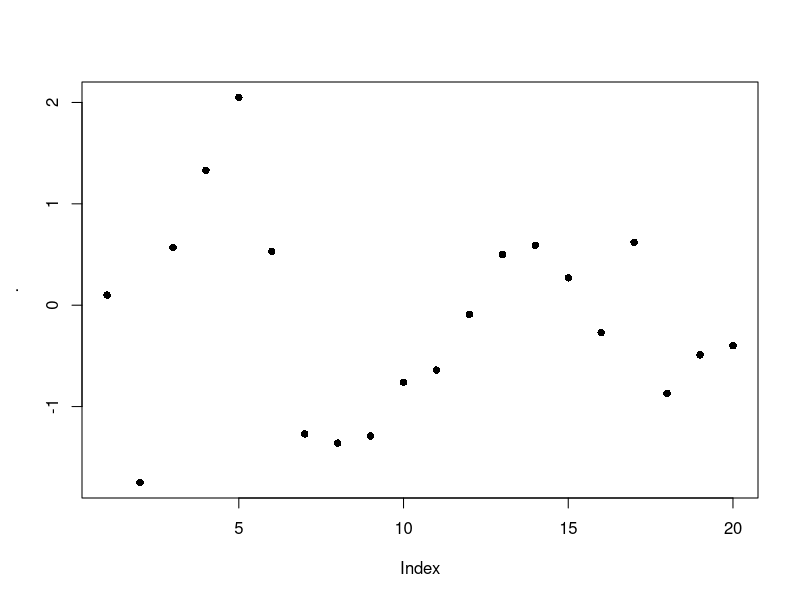
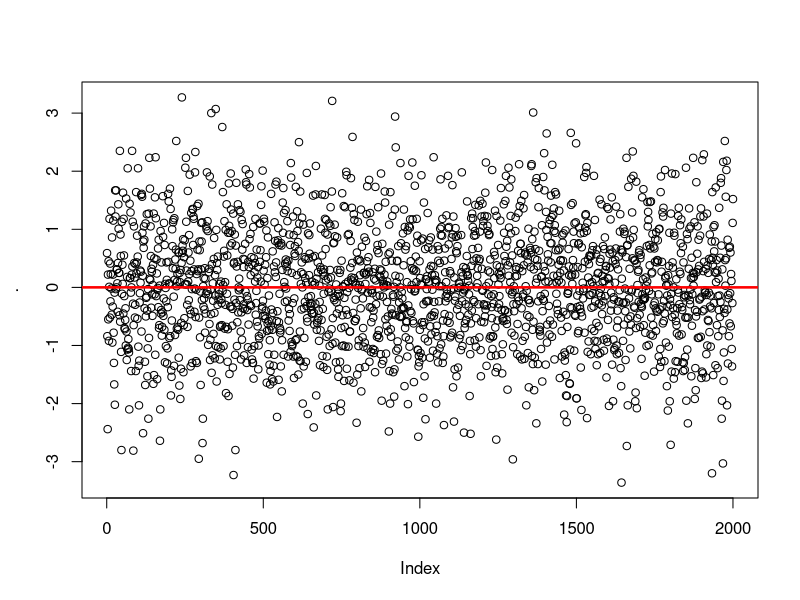

These figures' R source, in order: (Note: this script raises an error after producing the figures.)
# __________________________________________________________________
# R VOCABULARY 
# __________________________________________________________________

library("dplyr")
library("reshape2")
library("lazyeval")
library("ggplot2")
library("labeling")
library("lubridate")


# help(package="base")
# rm(list=ls())

# TODO: -------
# duplicated, charmatch, aggregate
# use regular expressions to break filenames into type of file        


# flatten a list: 
(l <- list(item1=4, item2=2, item3=c(100, 200)))  # surrounding with () calls print 
(unlist(l))
(unname(unlist(l)))  # returns numeric vector; also try: unlist(l) %>% unname  


# flattening a list of dates does weird stuff: 
datelist = as.list(c(ymd("2017-01-01"), ymd("2017-01-01")))
unlist(datelist)  # not good 
do.call("c", datelist)  # this is good 


# rep and seq: --------------------
rep(letters[1:3], times=2)  # same as rep(letters[1:3], 2)
rep(letters[1:3], each=2)
rep(letters[1:3], times=2, each=2)
rep(letters[1:3], times=2, each=2, length.out=2)
rep_len(letters[1:3], length.out=40)  # could be useful if you don't know the length of a vector, but you want to keep recycling it until total length reaches a target value. 
rep(letters[1:3], times=(1:3))
rep(letters[1:3], c(1,5,12))

seq(1,26)
seq(1,26,by=3)
seq(1,26, length.out=4)  # generates a sequence of length.out=4 equally spaced values from 1 to 16. (length.out is usually abbreviated to length or len, and seq_len is much faster.)
seq(along.with=month.abb)  # can abbreviate as e.g. seq(month.abb) or seq(letters); verbose alternative: seq(1, length(month.abb))
seq(along.with=rnorm(20))# generates sequence 1,2,3... ending with length(month.abb)
seq(c("apple", "orange", "banana"))

x<-round(rnorm(20), 2); names(x) <- seq(rnorm(20)); x %>% plot(pch=16) 
x<-round(rnorm(2000), 2); names(x) <- seq(rnorm(2000)); x %>% 
  plot(pch=1) %>% abline(h=0, lwd=2.5, col="red")


any(c(rep(FALSE, 9), TRUE))  # any TRUEs in the vector? 
any(c(2<1, 4>5, 6==7))

x <- c(4,3, NA, 1,1,23)
any(is.na(x))  # is.na(x) returns a logical of same length as x 



x<- rnorm(10)
range(x)
all(x < 2)  # x<2 returns a logical vector of same length as x; all(x<2) returns TRUE only if all values are TRUE 
all(x < 2, x > (-2))
all(1<2, 2==2, 3>2)
all(c(TRUE, TRUE, TRUE, FALSE))


4 %in% c(1,1,4,1)  # TRUE 
"s" %in% letters  # TRUE
1:4 %in% 1:10  # returns vector of same length as vector on left side of %in%
c(1:4, 12) %in% 1:10
c("g", 7) %in% letters 


match("s", letters)
match(c("a", "s", "f"), letters)
x <- c(4,3, NA, 1,1,23, NA)
match(NA, x)  # Note that match() only returns first match 


which(c(rep(FALSE, 5), TRUE, rep(FALSE, 4), TRUE))  # Takes a logical vector, returns numeric pointing to positions of TRUE values 
which(c(4==5, 2==3))
which(c(4==5, 2==3, 3==3, 4<5, 9>4))


x <- rep(1.0,10); y <- rep(0.99999999999, 10)
all.equal(target=x, current=y, tolerance = 10^-10)
all.equal(target=x, current=y, tolerance = 10^-20)


identical(2, 2.0)  # TRUE 

set.seed(1)
x <- rnorm(10)
set.seed(1)
y <- rnorm(10)
identical(x,y) # TRUE 


stopifnot(c(TRUE, TRUE))
stopifnot(c(FALSE, TRUE))  # returns an error if not all TRUE 
stopifnot(c(2<3, 4>5))


x <- airquality[, -1] # x is a regression design matrix
y <- airquality[,  1] # y is the corresponding response
stopifnot(complete.cases(y) != is.na(y))  # complete.cases returns a logical 
ok <- complete.cases(x, y)  # returns logical of same length as num rows of x and y
sum(!ok) # how many are not "ok" ? NOTE that "!" on a logical gives its inverse: !c(TRUE, FALSE) = c(FALSE, TRUE)
x <- x[ok,]
y <- y[ok]


# subsetting: -----
# 3 ways of subsetting a df for first column:
airquality[1]  # returns data frame (which is a type of list; subsetting list with [] always gives list)
airquality[[1]]  # returns the *contents* of element 1 in the df - integer atomic vector. [[]] can only return 1 thing 
airquality$Ozone  # returns integer atomic vector. Note that $ is shorthand, where x$y = x[["y", exact=FALSE ]]



cumsum(1:10)  # pseudocode: for i in 1:10, result[1] = i, result[2]=i+result[1]
cumprod(1:10)
cummin(1:10)  # along the entire length of input vector, 1 is min 
cummax(10:1)


# row and column sums, means: ---------------
x <- data.frame(x=rnorm(10)*10, y=rnorm(10)) %>% print 
colSums(x)
rowSums(x) %>% data.frame()

apply(x, 1, mean)  # means of rows 
apply(x, 2, mean)  # means of columns 


# first differencing: -----------
diff(1:10, lag = 1, differences = 1)  # diff gives differecnes between successive elements in a vector 
diff(seq(1,50, by=5), lag=1, differences=1)
(diffs1 <-diff(c(1,5,2,2,10,.5,-1,3,-4,30), lag = 1, differences = 1))
length(diffs1)

# second differencing: 
(diffs2 <-diff(c(1,5,2,2,10,.5,-1,3,-4,30), lag = 1, differences = 2))  
diffs2 == diff(diffs1, lag = 1, differences = 1)  #  setting arg differences > 1 means you recursively apply diff a specified number of times 
length(diffs2)  # note that this has one less element than diffs1

# differencing at lags (i.e. not immediately successive elements)
(diffs3 <-diff(c(1,5,2,2,10,.5,-1,3,-4,30), lag = 2, differences = 1))  
length(diffs3)


# removing duplicate rows from a df: -----------
# path.join.filter.dedup <- path.join.filter[!duplicated(path.join.filter), ]


# cut a range to get a factor: -------------------
x <- 1:100 
cut(x, breaks=seq(0,100,5), labels= paste("Level", 1:20))  # divide range of x into levels of a factor; 
# note that length of labels is 1 less than length of breaks
# also, first value of breaks is lower than min value of x 
table(cut(x, breaks=seq(0,100,5), labels= paste("Level", 1:20)))



# reorder factor levels using values in another column -------------
# first create data: 
df <- data.frame(area=letters[1:10], 
                 total=c(10,2,1,rnorm(6),20)); df

# graph looks ugly: 
ggplot(df, aes(x=area, y=total)) + geom_bar(stat="identity")

# find order of factor levels that you want: 
order(df$total)  # this gives ascending order; for descending, rev(order(df$total))

# reset factor levels: 
df <- df %>% mutate(area=factor(area, 
                          levels=area[order(df$total)])); df

str(df)  # factor levels reset

# graph again: 
ggplot(df, aes(x=area, y=total)) + geom_bar(stat="identity")  # SUCCESS!


# if there is an obvious way to order your factor levels (e.g. alphabetical), 
# you can try using ordered(): 
# create a factor with default ordering: 
ordered(rep(1:12, length=24))
ordered(c("blue", "green", "yellow"))
ordered(paste0("level_", 1:30))  # doesn't work well 

# let's try again: 
two.digits.numbers <- 
      sapply(1:30, function(x){
            x.char <- as.character(x)
            if (nchar(x.char) < 2){
                  x <- paste0("0", x)
            } else {
                  x <- x.char
            }
            return(x)
      }
      )

ordered(paste0("level_", two.digits.numbers))  # works! 

#**************************************************





#**************************************************
pmin(1:4, 0:3)  # gives "parallel" min - min of each pair of elements, where one element is from vector1, the other from v2. 

x <- sort(rnorm(100));  cH <- 1.35
quantile(x, probs = seq(0, 1, 0.25), na.rm = FALSE, names = TRUE)
# quantiles are cutpoints dividing the range of a probability distribution into contiguous intervals with equal probabilities. 
# quartiles are the three cut points that will divide a dataset into four equal-size groups
pmin(cH, quantile(x)) # no names
pmin(quantile(x), cH) # has names
plot(x=x, y=pmin(cH, pmax(-cH, x)), type = "b", main =  "Huber's function")



# & and && --------
x <- 1 
y <- 1

if (x==1 & y==1){print("yes")} else {print("no")}
if (x==1 && y==1){print("yes")} else {print("no")}
# when x and y are single element vectors, doesn't make a difference 

x <- c(1,1) 
y <- c(1,0)

if (x==1 & y==1){print("yes")} else {print("no")}
# "single &" returns warning: only first element used. Compare with: 
x==1 & y==1  # no warning, but this output can't be used in an if()
               # condition easily 

if (x==1 && y==1){print("yes")} else {print("no")}
# && evaluates left to right examining only the first element of each vector
# Hence, && is preferred in if conditions 

# compare: 
x==1 && y==1
x[2]==1 && y==1  # comparing second element of x (which is first element
                 # of x[2]) with first element of y


# merge: -------------------------------
# merging vectors (doesn't make much sense): 
x <- letters
y <- letters[3:4]
merge(x,y)  # prob not what you want: this is the cartesian product (?) of the 2 sets 


# MERGING DATA FRAMES: -----------
# if the column you're merging on has the same name in both dfs, there's no need to 
# specify by="" argument, because it is automatically interpreted that you are joining on that column 

x <- data.frame(a=letters, b.x=rnorm(26)) %>% print 
y <- data.frame(a=c(letters[3:4], "test"), d.y=rnorm(3), e.y=rep("yo", 3)) %>% print 

merge(x,y)  # inner join; 
merge(x,y, all=TRUE)  # outer join
merge(x,y, all.y=TRUE)  # right join
merge(x,y, all.x=TRUE)  # left join
merge(x,y, all.x=TRUE, all.y=TRUE)  # outer join again




# if the column you're merging on has the diff name in the 2 dfs, you need to specify the 
# by.x and by.y arguments 

x <- data.frame(a=letters, b.x=rnorm(26))
y <- data.frame(a.y=c(letters[3:4], "test"), d.y=rnorm(3), e.y=rep("yo", 3))

merge(x,y, by.x="a", by.y="a.y")  # INNER JOIN 
merge(x,y, all=TRUE, by.x="a", by.y="a.y")  # OUTER JOIN 
merge(x,y, all.y=TRUE, by.x="a", by.y="a.y")  # RIGHT JOIN
merge(x,y, all.x=TRUE, by.x="a", by.y="a.y")  # LEFT JOIN 


#... another example: -----------------
authors <- data.frame(
      surname = I(c("Tukey", "Venables", "Tierney", "Ripley", "McNeil")),
      nationality = c("US", "Australia", "US", "UK", "Australia"),
      deceased = c("yes", rep("no", 4)))
books <- data.frame(
      name = I(c("Tukey", "Venables", "Tierney",
                 "Ripley", "Ripley", "McNeil", "R Core")),
      title = c("Exploratory Data Analysis",
                "Modern Applied Statistics ...",
                "LISP-STAT",
                "Spatial Statistics", "Stochastic Simulation",
                "Interactive Data Analysis",
                "An Introduction to R"),
      other.author = c(NA, "Ripley", NA, NA, NA, NA,
                       "Venables & Smith"))

(m1 <- merge(authors, books, by.x = "surname", by.y = "name"))
(m2 <- merge(books, authors, by.x = "name", by.y = "surname"))


#... merging on dates: --------------
admits <- data.frame(dates = as.Date(c("2017-01-12", "2017-01-15")), 
                     num_cases = c(450,12))
census <- data.frame(dates = as.Date(c("2017-01-12", "2017-01-31")), 
                     num_pts = c(14030, 9912))
date_string <- data.frame(dates = seq(as.Date("2017-01-01"), as.Date("2017-01-31"), by="1 days")) 

# column to match on has same name in all 3 dfs, so no need to specify "by=" argument 
finaldf <- merge(date_string, admits, all.x=TRUE) %>% 
                  merge(census, all.x=TRUE) %>% print 

# if appropriate, replace NAs with zeroes: 
finaldf <- mutate(finaldf, 
                  num_cases=sapply(num_cases, function(x) if(is.na(x)==TRUE){0} else {x}), 
                  num_pts=sapply(num_pts, function(x) if(is.na(x)==TRUE){0} else {x})
                  ) %>% print 

finaldf.m <- melt(mutate(finaldf, dates=as.character(dates))) %>% print 
dcast(finaldf.m, dates ~ variable)  # reverses the melting operation 
dcast(finaldf.m, variable ~ dates)  # reverse rows and columns 

# ... merging with dplyr::right_join: --------
# path.join.phn <- right_join(path, path.waitlist.data,
#                             by =c("mrn" = "mrn.w", 
#                                   "ad.date.adtc" = "ad.date"))


# sort and order: ------------------
x <- c(1,1,3,-1,0,19,1,9,7,32)
sort(x)
sort(x, decreasing=TRUE)
rev(x)  # just reverses arguments 

order(x)  # returns an ordered numeric vector: order(x)[1] returns the position in x where the smallest element in x is found 
x[order(x)]  # arranges x in ascending order 


# Run-length encoding (RLE) is a very simple form of lossless data compression in which runs of data (that is, sequences in which the same data value occurs in many consecutive data elements) are stored as a single data value and count, rather than as the original run
x <- rev(rep(6:10, 1:5))
rle(x)
class(rle(x))  # type of list
rle(x)[1]
unname(unlist(rle(x)[1]))

z <- c(TRUE, TRUE, FALSE, FALSE, TRUE, FALSE, TRUE, TRUE, TRUE)
rle(z)
rle(as.character(z))

x <- c(rep("a", 4), "c", rep("g", 10))
unique(x)

# TABLE ----------------------------------------------
df <- data.frame(a=sample(100,10), 
                 b=sample(2000, 10))
table(df)  # you can call table() on purely numeric data, but it's kinda useless 
table(df$a)  # still useless 

df$c= sapply(1:10, function(x) sample(c("Group1", "Group2"), 1, replace=TRUE))
df

table(df)  # still pretty useless 
table(select(df, a,c))   # possibly useful: this converts the data from "long" to "wide" format; compare with > select(df[order(df$a), ], a,c)
table(select(df, b,c))  # possibly useful 
table(df$c)  # probably the best use of table() for this data 


# Simple frequency distribution:
table(rpois(100, 5))  # n=100, lambda=5
table(state.division, state.region)

with(airquality,
     table(OzHi = Ozone > 80, Month, useNA = "ifany"))  # with() seems to be a 
# precursor to the pipe operator (%>%)


# copy table from R to Excel: ---------------------
df <- data.frame(a=rnorm(20), b= sample(c(TRUE, FALSE), 20, replace=TRUE)) # %>% print
write.table(df, file="clipboard", sep="\t", row.names=FALSE)  # now paste in Excel 

# copy via clipboard from excel to R: 
#select column in excel %>%
x <- readClipboard()


# ifelse() : ------------------------------------
x <- c(6:-4)
sqrt(x)  #- gives warning
sqrt(ifelse(x >= 0, x, NA))  # no warning

## Note: the following also gives the warning !
ifelse(x >= 0, sqrt(x), NA)

l <- sample(c("a", "b", "c"), 1)
ifelse(l >= "b", "high", "low")


# DATES --------------------------------------------
# ...create strings of dates ----
seq(ISOdate(2017,1,1), ISOdate(2017,1,31), by="day") %>% substr(1,11)  # Jan to Feb 

seq(ISOdate(2017,1,1), ISOdate(2017,1,31), by="7 day") %>% 
  substr(1,11)  # only week start dates 

seq(ISOdate(2017,2,1), ISOdate(2017,1,1), by="-1 day") %>% substr(1,11)  # Feb to Jan 

# Note: ISOdate() is a wrapper for strptime()


# Alternatively, you can use as.Date: 
seq(as.Date("2017-01-01"), as.Date("2017-04-05"), by="1 day")

dates <- seq(as.Date("2017-01-01"), as.Date("2017-04-05"), by="7 day")  # only first day of weeks 
date_and_wkday <- data.frame(dates = dates, 
                             days = weekdays(dates)) %>% print 




# ...identify fiscal year from date : -------------------
x <- data.frame(date = c("2013-01-01", "2013-06-06", "2015-02-28", "2015-09-04"), 
                m=rep(NA,2), 
                y=rep(NA,2), 
                fyear = rep(NA,2)); x

for(i in 1:nrow(x)){
      x$m[i] <- substr(x$date[i], 6,7) %>% as.numeric
      x$y[i] <- substr(x$date[i], 1,4) %>% as.numeric
      if(m[i] %in% 4:12){
            x$fyear[i] <- x$y[i]+1
      } else {
            x$fyear[i] <- x$y[i]
      }
}
print(x)

# without extra columns for date and year: 
x <- data.frame(date = c("2013-01-01", "2013-06-06", "2015-02-28", "2015-09-04"), 
                fyear = rep(NA,2)
                ); x

for(i in 1:nrow(x)){
      m <- substr(x$date[i], 6,7) %>% as.numeric
      y <- substr(x$date[i], 1,4) %>% as.numeric
      if(m %in% 4:12){
            x$fyear[i] <- y+1
      } else {
            x$fyear[i] <- y
      }
}
print(x)



# using lubridate package: ----------------------------------------
dates <- c("2017-01-01", "2017-02-01", "2017-08-21")

class(dates)  # "character"


ymd(dates) # %>% class  # "Date"
# this function takes a char and converts to date, using the ymd format to 
# do the conversion. It DOESN'T *cast* to ymd format 

mdy(dates)  # doesn't work 
dates2 <- c('12-31-2017'); class(dates2)
mdy(dates2); class(mdy(dates2))

# convert to time in format hh:mm
timechar <- "12:30"
time <- strptime(timechar, format="%R"); time2
time <- strptime(timechar, format="%I"); time2


# convert ymd to mdy: 
ymd(dates) %>% format('%m%d%Y')

# arithmetic with dates and times: 



# SET OPERATIONS ---------------------------------------------

setA<-c("a", "b", "c", "d", "e")
setB<-c("d", "e", "f", "g")

union(setA,setB)
intersect(setA,setB)
setdiff(setA,setB)  # Note, however, that the difference between two sets is order-dependent. It is the material that is in the first named set, that is not in the second named set. 
setequal(c(setdiff(setA,setB),intersect(setA,setB),setdiff(setB,setA)), 
         union(setA,setB))


# SAMPLE() --------------------------------------------------
sample(10)  # gives permutation of all elements; same as sample(1:10)
sample(10, 1) 
(x <- sample(10, replace=TRUE)); setdiff(1:10, x)
sample(letters, 3)

sample(c("a", "b"),1, prob=c(.9, .1))  # The optional prob argument can be used to give a vector of weights for obtaining the elements of the vector being sampled. They need not sum to one, but they should be non-negative and not all zero.

# create a discrete distribution with specified probabilities:
v <- vector()
for(i in 1:1000){
  v[i] <- sample(c(TRUE, FALSE, "error"), 1, prob=c(.90, .09, .01))
}

table(v) %>% barplot  # plotting with base R 

# plotting with ggplot: 
dat <- as.data.frame(table(v)) %>% melt %>% select(1,3)
ggplot(dat, aes(x=v, y=value)) + 
  geom_bar(stat="identity") + 
  geom_hline(yintercept=0, size=1)



# COMBINATIONS --------------------------------------------------
choose(3,2)  # number of combinations of 2 elements that can be chosen from a set of 3 elements 
choose(10,1); choose(10,2); choose(30,2)

# counting num permutations: 
n <- 10
k <- 5 
choose(n,k)*factorial(k)

par(mfrow=c(2,1))
# graph of num combinations 
sapply(1:10, function(x) choose(10, x)) %>% 
  plot(type='l', main="num permutations, combinations of x objects from a total of 10 objects", 
       xlab = "x", 
       ylab = "num combinations")

# graph of num permutations 
sapply(1:10, function(x) choose(10, x)*factorial(x)) %>% 
  plot(type='l', 
       xlab = "x", 
       ylab = "num permutations")
par(mfrow=c(1,1))


# sample with/without replacement: -----------
sample(10)  # same as sample(1:10); default is replace=FALSE 
sample(10,2)
sample(10,100, replace=TRUE) 
sample(c("hi", "bye"), 30, replace=TRUE)

# simulate 100 rolls of a die: 
sample(6, 100, replace=TRUE) %>% mean
sample(6, 100, replace=TRUE) %>% mean


# find all files in a folder and all subfolders: ---------
setwd("\\\\vch.ca/departments/Projects (Dept VC)/Patient Flow Project/Coastal HSDA/2017 Requests/2017.10.10 LGH redevelopment - patient flow between old and new buildings")
list.files()
list.files(recursive = TRUE)
writeClipboard(list.files(recursive = TRUE))  # paste in notepad

files.df <- data.frame(file=as.character(list.files(recursive = TRUE)))
files.df <- mutate(files.df, 
                   file=as.character(file), # for some reason as.character 
                                              # didn't work above  
                   type=sapply(file, 
                               function(x){
                                     splitname <- strsplit(x, split="\\.") %>% 
                                                unlist %>% unname 
                                     l <- length(splitname)
                                     return(splitname[l])
                               }
                   ))

# examine structure: 
str(files.df)
head(files.df, 10); tail(files.df, 10)  

# get only R files: 
r.files <- filter(files.df, 
                  type=="R") %>% print


# FILL CONTAINER WITH LOOP: ----------------------
# create an empty container and fill it using a loop. We require that any type and any number of objects can be placed in the container, regardless of whether they are numeric or character or logical: 
container <- vector(mode="list")
# container <- list()  # this also seems to work? 

for(i in 1:10){
  x <- rnorm(1)
  print(paste("x=", x))
  if (x < 0.01){
    container[i] <- list(1:10)    
  } else if (x < 0.8) {
    container[i] <- list(rnorm(i))
  } else {
    container[i] <- list(rep("test", i))
  }
}

str(container)
summary(container)



# BUILD A DATAFRAME WITH A LOOP: --------------
# set up empty list: 
datalist = list()

for (i in 1:5) {
      # ... make some data
      dat <- data.frame(x = rnorm(10), y = runif(10))
      dat$i <- i  # maybe you want to keep track of which iteration produced it?
      datalist[[i]] <- dat # add it to your list; NOTE THAT WE USE [[]] !!!!
}

datalist  # each element of hte list is a dataframe 
# compare datalist[1] with datalist[[1]]; first is a list, second is contents 
      # within that list 

# join elements of list into a single df with do.call()
big_data = do.call(rbind, datalist) %>% print 

# alternative without using do.call: 
df1 <- datalist[[1]]
for(i in 2:5) {df1 <- rbind(df1, datalist[[i]])}
df1

identical(big_data, df1)  # TRUE 

# LAPPLY AND FRIENDS: -------------------------------
x <- list(a = 1:10, beta = exp(-3:3), logic = c(TRUE,FALSE,FALSE,TRUE)) %>% print 

# > lapply: -------------
# compute the list mean for each list element
lapply(x, mean)
# median and quartiles for each list element
lapply(x, quantile, probs = 1:3/4)
# Format for lapply is lapply(X, FUN, ...). Note that "probs=1:3/4" is being passed to "..." above, and is "passed to" the function quantile(). 

# > sapply and vapply ------
sapply(x, quantile)
i39 <- sapply(3:9, seq) # list of vectors
sapply(i39, fivenum)  # five number summary as a vector 
vapply(i39, fivenum)
vapply(i39, fivenum,
       c(Min. = 0, "1st Qu." = 0, Median = 0, "3rd Qu." = 0, Max. = 0))  
#^^ 3rd arg is FUN.VALUE: a vector template for the return value from FUN
# vapply is very similar to sapply, but with predefined format for output 




# > using apply to find row/column means -------
apply(x, 1, mean)  # means of rows 
apply(x, 2, mean)  # means of columns 

# > mapply: --------------
# mapply is a multivariate version of sapply
mapply(rep, x = 4:1, times=4:1)
# each iteration, rep takes 2 args one from the first arg from mapply, one 
#     from the second 

mapply(rep, times = 1:4, MoreArgs = list(x = 42))
# MoreArgs is used to pass arguments that are NOT "vectorized over"...? 
mapply(rep, times = 1:4, x=list(x = 42))  # what's the difference? 

mapply(function(x, y) seq_len(x) + y,  # define function to be applied 
       c(a =  1, b = 2, c = 3),  # names from first
       c(A = 10, B = 0, C = -10))
# pseudocode: create sequence of length a=1, then add A=10 to EACH element; 
#             create sequence of length b=2, then add B=0 

rnorms <- data.frame(n=rep(100,2), 
                     mean=c(4,50), 
                     var=c(.5, 3)) %>% print 
mapply(rnorm,
       n=rnorms$n, 
       mean=rnorms$mean, 
       sd=sqrt(rnorms$var)) %>% as.data.frame 

# **********************************
(v <- structure(10*(5:8), names = LETTERS[1:4], 
                types=c("red", "yellow", "blue", "green")))
# structure() returns the given object with further attributes that you can 
# set 

# not entirely sure what's happening here: 
f2 <- function(x, y) outer(rep(x, length.out = 3), y)
(a2 <- sapply(v, f2, y = 2*(1:5), simplify = "array"))
a.2 <- vapply(v, f2, outer(1:3, 1:5), y = 2*(1:5))
stopifnot(dim(a2) == c(3,5,4), all.equal(a2, a.2),
          identical(dimnames(a2), list(NULL,NULL,LETTERS[1:4])))

# ...sampling distribution of sample mean of exp r.v.: ----
replicate(10000, mean(rexp(10))) %>% hist

# using ggplot: 
df <- replicate(10000, mean(rexp(10))) %>% as.data.frame  
colnames(df) <- "value"

# set a theme variable that can be used for graphs later: 
mytheme <- theme(axis.text.x=element_text(size = 16),
                 axis.text.y=element_text(size=14),
                 
                 axis.title.x=element_text(size=20), 
                 axis.title.y=element_text(size=18), 
                 
                 strip.text.x=element_text(size=18), 
                 
                 panel.background = element_rect(fill = NA))

# without setting theme: 
p1 <- ggplot(df, aes(x=value)) + 
  geom_histogram(aes(y=..count..)) + # not really necessary to specify 
  # aes(y=..count..), but good to be explicit. You can just give 
  # "+ geom_histogram() +"  ...
  scale_x_continuous(limits=c(0,3), 
                     labels=seq(0,3, .25), 
                     breaks=seq(0,3, .25), 
                     expand = c(0,0)) +  # used to remove space between 
                                         # axis and labels  
      scale_y_continuous(expand = c(0,0)) + 
      
      geom_hline(yintercept=0, size=1) + 
      geom_vline(xintercept = 0, size=1);p1

# with theme: 
p1 + mytheme

# add density: 
(p2 <- p1 + geom_density(aes(y=..density..*900), size=1, colour="blue", alpha=.8))

p3 <- ggplot(df, aes(x=value)) + 
  geom_density(aes(y=..density../sum(..density..))); p3 
#   geom_histogram(aes(y=..density../sum(..density..)), fill=NA, colour="black")


# summary(p1); summary(p2)


# ... use lapply to create multiple distribution curves: -----

# create input vector: 
input=seq(-4,4, length=1000)

# define dist function family: X~N(0, 1/n): 
fx <- function(n, input_vector){
      dnorm(input_vector, mean=0, sd=(1/sqrt(n)))  # change to pnorm() to get CDFs 
}

# create data frame with x and f(x) values for different values of n: 
normal_curves <- lapply(seq(1:20), fx, input_vector=input) %>% 
      # "input_vector=x" => specify that second arg of fx always 
      # takes value x
      as.data.frame

colnames(normal_curves) <- paste0("n", 1:20)
normal_curves <- mutate(normal_curves,
                        x=input) %>%  # x is input vector
                  select(21,1:20)

str(normal_curves)

# putting data in long form to allow facetting by value of n: 
normal_curves_long <- melt(normal_curves, id.vars = "x")
str(normal_curves_long)

p1 <- ggplot(normal_curves_long, aes(x=x, y=value, group=variable)) + 
      geom_line() + 
      geom_text(data=filter(normal_curves_long,
                            x>=1 & x<=1.01),  # filtering to get single point from each                                                  curve 
                aes(label=variable), 
                col="red") ; p1 

# splitting data frames with split( ) :  --------------------------
split(mtcars, mtcars$cyl)

# example from split( ) help: 
require(stats); require(graphics)
n <- 10; nn <- 100
g <- factor(round(n * runif(n * nn)))  # 1000 integer values between 0:10  
x <- rnorm(n * nn) + sqrt(as.numeric(g))  # 1000 random values 
xg <- split(x, g)  %>% print  # note that each vector is of a different length 
boxplot(xg, col = "lavender")  # when g is large, sqrt(g) is large, so x values 
      # are higher 

sapply(xg, length)  # how many values in each group? lapply() %>% unlist( )
      # also works: 
# lapply(xg, length) %>% unlist
sapply(xg, mean)  # mean x value by level of g
# lapply(xg, mean) %>% unlist 


### Calculate 'z-scores' by group (standardize to mean zero, variance one)
z <- unsplit(lapply(split(x, g), scale), g)

# same thing, using pipes: 
z <- split(x,g) %>%  # split by levels of g 
      lapply(scale) %>%  # apply function scale() to each component 
      unsplit(g)   # combine back into a vector
plot(z)


# and check that the within-group std dev is indeed one:  
tapply(z, g, sd)  
# Interpretation: tapply takes 2 vectors, *splits* the first according to levels of 
# the second (thus creating a "ragged array"), then it *applies* a function to 
# each component, then it *combines* the results back into a vector.


# scale(x, center = TRUE, scale = TRUE): -----------
# If center is TRUE then centering is done by subtracting the column 
# means (omitting NAs) of x from their corresponding columns, and if 
# center is FALSE, no centering is done. 
# You can also supply a numeric vector of same length as num cols of x 
# to specify a particular value to subtract from each column entry. 
# 
# If scale is TRUE then scaling is done by dividing the (centered) 
# columns of x by their standard deviations if center is TRUE, and 
# the root mean square otherwise.


# Pattern Matching and Replacement -------------------------------
# grep(value = FALSE) returns a vector of the indices of the elements of x that yielded a match (or not, for invert = TRUE. This will be an integer vector unless the input is a long vector, when it will be a double vector.                                                                                            

# grep(value = TRUE) returns a character vector containing the selected elements of x (after coercion, preserving names but no other attributes).

# grepl returns a logical vector (match or not for each element of x).

grep("[a-z]", letters)
grep("May", month.abb, invert=TRUE)  # find months that are NOT "May"
grep("wed", tolower(c("Monday", "Tuesday", "Wednesday")))
grep(c("wed", "mon"), tolower(c("Monday", "Tuesday", "Wednesday")))  # In grep(c("wed", "mon"), tolower(c("Monday", "Tuesday", "Wednesday"))):argument 'pattern' has length > 1 and only the first element will be used

charmatch(c("mon", "wed"), tolower(c("Monday", "Tuesday", "Wednesday", "Monday")))
# note that charmatch can take more than one element in its first argument. However, its rules for return values are a bit strange: 
      # if unique exact match OR (unique partial match and no exact match) -> 
            # match index returned
      # if multiple exact OR multiple partial -> 0 returned 
      # if no match, then nomatch argument value returned 
      # Thus, charmatch can be useful in seeing whether a value can be used 
            # as a unique identifier?? 

grep("o", letters)  # 15
grep("o", "food")  # 1
grep("o", c("food", "wood"))  # 1,2 
grep("o", c("food", "wood"), value=TRUE)
grepl("o", c("food", "wood"))

# note that "food" is a single element, which does contain an "o", so we get 1 returned. The 2 "o"s in food are not counted seperately. To do that, try: 

countOs <- function(x){
  require("dplyr", lib="H:/R packages")
  
  x.split <- strsplit(x, split=NULL) %>% unlist 
  
  returnOs <- function(x1){
    x2 <- tolower(x1)
    if(x2=="o"){1}
    else{0}
  }
  
  sapply(x.split, returnOs) %>% sum
}

# test function: 
test_countOs <- function(){
  sapply(list("hi", "hO", "OOoo", "yo", "only one", "frib", "N00", "123"),
         countOs)
}
test_countOs()

# apply the function: 
countOs("food")  # 2
countOs("Markov chains were introduced by Andrei Andreevich Markov (1856-1922) and were named in his honor.")  # 5 

# note how the function "countOs" promotes modularity and abstraction in the code: it is completely self-contained, so it doesn't need to refer to a function or object defined anywhere else, so you can use it in any environment. Just give it the input it expects and it will give you the output you expect. This is how you keep code from getting ridiculously complicated and interconnected. 

gsub("g", "Goose", letters)
gsub("g", NA, letters)

strings <- c("foo", "foo", "bar", "foo", "qux")
sub("foo", "yib", strings) 
gsub("foo", "yib", strings) 
# what's the difference between sub and gsub? 

# FUNCTIONS ------------------------------------------

# Use of "...": --------------------------------------
f <- function(...){
  list(...)
}
# f takes a variable number of arguments (i.e. user can put in anything they like there), then just lists what those arguments were. 


# TEST CASES: 
# function call: 
f(x=2, l=TRUE)

# Another function: 
f2 <- function(x,y, ...){
  print(x/y)
  otherArgs <- list(...)
  print(otherArgs)
  if (length(list(...)) > 0){
      if (any(unlist(list(...)))){
          print("At least one TRUE in otherArgs")
      } else {
          print("No TRUEs in otherArgs")
      }
  } else {
      print("No TRUEs in otherArgs")
  } 
}

# function call:
f2(1,5,TRUE, FALSE)
f2(1,5)
f2(1,5,FALSE, FALSE)

# Using ... in a useful way: ----------------------------------

# write a function that drops extreme values, then returns quantiles:
# in general, this approach could be useful because you can build in several steps into a single function (step1: drop extreme values, step2: calculate quantiles). However, you need a way to pass in arguments that will be used in later steps. That's what "..." is for. 

x <- rnorm(50)

f3 <- function(x){
  x2 <- sort(x)
  lower.limit <- quantile(x2, prob=.1)
  upper.limit <- quantile(x2, prob=.9)
  x3 <- x2[x2>lower.limit & x2<upper.limit]
  quantile(x3)
}

f3(x)  # compare with quantile(x)
f3(x, probs=c(.25, .5, .75))  
# Error in f3(x, probs = c(0.25, 0.5, 0.75)): unused argument (probs = c(0.25, 0.5, 0.75))

# To prevent the error, we need to rewrite f3 to allow it to take extra arguments: 

f4 <- function(x, ...){
  x2 <- sort(x)
  lower.limit <- quantile(x2, prob=.1)
  upper.limit <- quantile(x2, prob=.9)
  x3 <- x2[x2>lower.limit & x2<upper.limit]
  otherargs <- list(...)
  
  if(!is.null(otherargs)){
#     print(otherargs)  # note that this is just printed, not returned by the function
  }
  
  if(!is.null(otherargs$probs)){
#     print(quantile(x3, probs=otherargs$probs))
    quantile(x3, probs=otherargs$probs) %>% unlist
  } else {
#     print(quantile(x3))
#     print("default probs used")
    quantile(x3) %>% unlist
  }
}

# FUNCTION CALLS: 
f4(x)  # compare with quantile(x)
f4(x, probs=c(.08, .35, .57, .75, .99))  # compare with quantile(x, probs=c(.08, .35, .57, .75, .99))
f4(x, probs=c(.08, .35, .57, .75, .99), na.rm=TRUE)

# note what we can do with function f4: 
vectors <- vector(mode="list")
for(i in 1:10000){
  vectors[i] <- list(rnorm(500))
}

result <- lapply(vectors, f4, probs=c(.08, .35, .57, .75, .99), arg=NULL) %>%
  as.data.frame
names(result) <- paste0("sample_", 1:length(vectors))
str(result)
summary(result)
# result

result.long <-  melt(result) %>% 
  mutate(probs=as.factor(rep(c(.08, .35, .57, .75, .99), length(vectors)))) %>% 
  select(variable, probs, value)
str(result.long)
head(result.long, 100)

# quick analysis: 
boxplot(result.long$value)
filter(result.long, probs==.08) %>% select(value) %>% boxplot 
plot(value~probs, data=result.long)

# using ggplot: 
p1 <- ggplot(result.long, aes(x=probs, y=value)) + 
  geom_boxplot()  
#   facet_wrap(~probs, ncol=2)
p1


p08 <- filter(result.long, probs==.08) %>% select(value) %>% unlist
p57 <- filter(result.long, probs==.57) %>% select(value) %>% unlist

plot(p57~p08)

# ...rationale-----------------------------------------------------------
# without f4, how would you do this? First loop over vectors to remove extremes, then loop over the result to calculate quantiles. Okay, but what if there were e.g. 10 intermediate steps requiring a different function for each? It would be very inelegant to have to write 10 loops and keep passing the result from one to the next. 

# Instead, we can put all the intermediate functions inside f4, and pass their arguments to them through f4!!! 




# RESHAPE PACKAGE:  ---------------------------------------------
# Melting: going from wide to long 
head(airquality)
aql <- melt(airquality) # [a]ir [q]uality [l]ong format; no ID vars
head(aql)
aql[c(1:5, 154:158, 307:311), ]  

# using Month and Day as ID vars: 
aql <- melt(airquality, id.vars = c("Month", "Day"), 
            variable.name = "climate_variable", 
            value.name = "climate_value")
head(aql)  # note that long data is grouped by measured variable name, and that id vars repeat after all data on one single measured variable name: e.g. month=5, day=1 will appear next to "Ozone" var, then again next to "Solar.R". This is how rows/tuples for particular (Ozone, Solar.R, etc.) values are recorded; otherwise there would be no way to know which values were associated with others. 

# only id vars get column names named after them. All other vars are in the "variable" column, which we've renamed to "climate_variable"
summary(aql)
aql[c(1:5, 154:158, 307:311, 460:464), ]


# In reshape2 there are multiple cast functions. Since you will most commonly work with data.frame objects, we'll explore the dcast function.

# Casting: going from long to wide: 
aql <- melt(airquality, id.vars = c("Month", "Day"))
aqw <- dcast(aql, Month + Day ~ variable)  # Month & Day remain as columns (with duplicates removed), while the distinct names in variable "swing out" to create new column names. The arguments on the left refer to the ID variables and the arguments on the right refer to names the measured variables. Everything not in the equation is assumed to be a column of values. 
head(aqw)


dcast(aql, Month ~ variable + Day)  # wide format with each day a column: e.g Month=5, var="Ozone" and Day=1 gets 1 column; Month=5, var="Ozone" and Day=2 gets another, etc. 
# "Month ~ variable + Day" ==> LHS args specify how many rows in output; RHS args specify how many columns 
dcast(aql, Month ~ variable)  # "Aggregation function missing: defaulting to length". E.g. for month=5 and column=Ozone, there are now 31 values; we can't display 31 values in a cell, so we default to aggregating by counting 


dcast(aql, Month ~ variable, fun.aggregate = mean, 
      na.rm = TRUE)  # Averages by month
dcast(aql, Day ~ variable, fun.aggregate = mean, 
      na.rm = TRUE)  # Averages by day of month, across months. 


# NOTE: the above could have been done with dplyr::group_by() and summarize(): 
# however, this is more tedious because every var has to be named
# group_by(airquality, Month) %>% summarize(mean(Ozone, na.rm=TRUE), 
#                                           mean(Solar.R, na.rm=TRUE),
#                                           mean(Wind, na.rm=TRUE),
#                                           mean(Temp, na.rm=TRUE)) %>% 
#                                     as.data.frame 




## ...another example: means by day of week----------------------
days.of.week <- weekdays(Sys.Date()+0:6)  # list of days in the week 

data <- data.frame(var1=rnorm(7000, mean=50,sd=4), 
                   var2=rpois(7000, lambda=3), 
                   day=rep(days.of.week, 1000))
head(data, 50)

# MELT: 
longdata <- melt(data)
# head(longdata)
# longdata[c(1:8, 7001:7008), ]  # note that long data is grouped by measured variable name, and that id vars repeat after all data on one single measured variable name 

# CAST: 
# avg.by.day <- dcast(longdata, day ~ variable)  # Aggregation function missing: defaulting to length
avg.by.day <- dcast(longdata, day ~ variable, 
                    fun.aggregate=mean, 
                    na.rm=TRUE)
avg.by.day

# ...playing with the example ---------------------------------------------
# let's see if means of var1 differ across days 
anova.model1 <- lm(value~day, data=filter(longdata, variable=="var1"))
summary(anova.model)  # compare with "avg.by.day" Note that avg.by.day is easier to read. 

p1 <- ggplot(avg.by.day, aes(x=day, y=var1)) + 
  geom_bar(stat="identity")  
#   scale_y_continuous(limits=c(49.7, 50.1))  # not sure why the bars disappear when I do this 
p1

(p1zoom <- p1 + coord_cartesian(ylim=c(49.88, 50.1)))  # Setting limits on the coordinate system will zoom the plot (like you're looking at it with a magnifying glass), and will not change the underlying data like setting limits on a scale will.



# DPLYR PACKAGE: -------------------------------------

# group_by( ): --------------
# converts df to tbl, with meta-instruction to do all subsequent operations in terms of groups. Note that on its own, group_by does not do any operation; it is usually used in conjunction with summarize()

mtcars
group_by(mtcars, cyl)  # a tibble, with instructions to do subsequent operations in terms of groups of cyl 
group_by(mtcars, cyl) %>% as.data.frame  # identical to initial df 


# ...comparing summarize() on grouped versus original df: ----------
grouped <- group_by(mtcars, cyl)

summarize(grouped, mean(hp)) %>% as.data.frame # compare with following: 
summarize(mtcars, mean(hp))

summarize(grouped, mean(hp), sd(hp), mean(disp), sd(disp)) %>% 
      as.data.frame
# compare with following: 
summarize(mtcars, mean(hp), sd(hp), mean(disp), sd(disp))


# ...try alternative groupings: --------------------------
(grouped_by_cyl <- group_by(mtcars, cyl) %>% 
       summarize(mean(hp), sd(hp))) %>% as.data.frame
(grouped_by_gear <- group_by(mtcars, gear) %>% 
       summarize(mean(hp), sd(hp))) %>% as.data.frame

# grouped on 2 vars: 
(grouped_by_gear_and_cyl <- group_by(mtcars, gear, cyl) %>% 
       summarize(mean(hp), sd(hp))) %>% as.data.frame

# checking result of grouping on 2 vars: 
filter(mtcars, gear==3) %>% select(cyl) %>% arrange(cyl) %>% unique 
filter(mtcars, gear==4) %>% select(cyl) %>% arrange(cyl) %>% unique 
filter(mtcars, gear==5) %>% select(cyl) %>% arrange(cyl) %>% unique 

# find how many rows in particular combinations: 
count(mtcars, cyl)
count(mtcars, cyl, gear)

# another option to count rows: 
mtcars %>% group_by(cyl, gear) %>% summarise(n= n() ) 

#replace() ----
head(mtcars); str(mtcars)
cyl_order <- order(mtcars$cyl)
mtcars2 <- mtcars[cyl_order,]

# replace cylinder value of 4 with 99999
mtcars2 %>%
      mutate(hp=replace(hp, cyl==4, 99999),  # replace values 
                                    # in cyl column where value in 
                                    # cyl column ==4 
                                    # NOTE: you could also replace 
                                    # values in some other column where
                                    # cyl==4
             brands=rownames(mtcars)) %>%
      select(12,1:11) %>% 
      as.data.frame %>% print 
